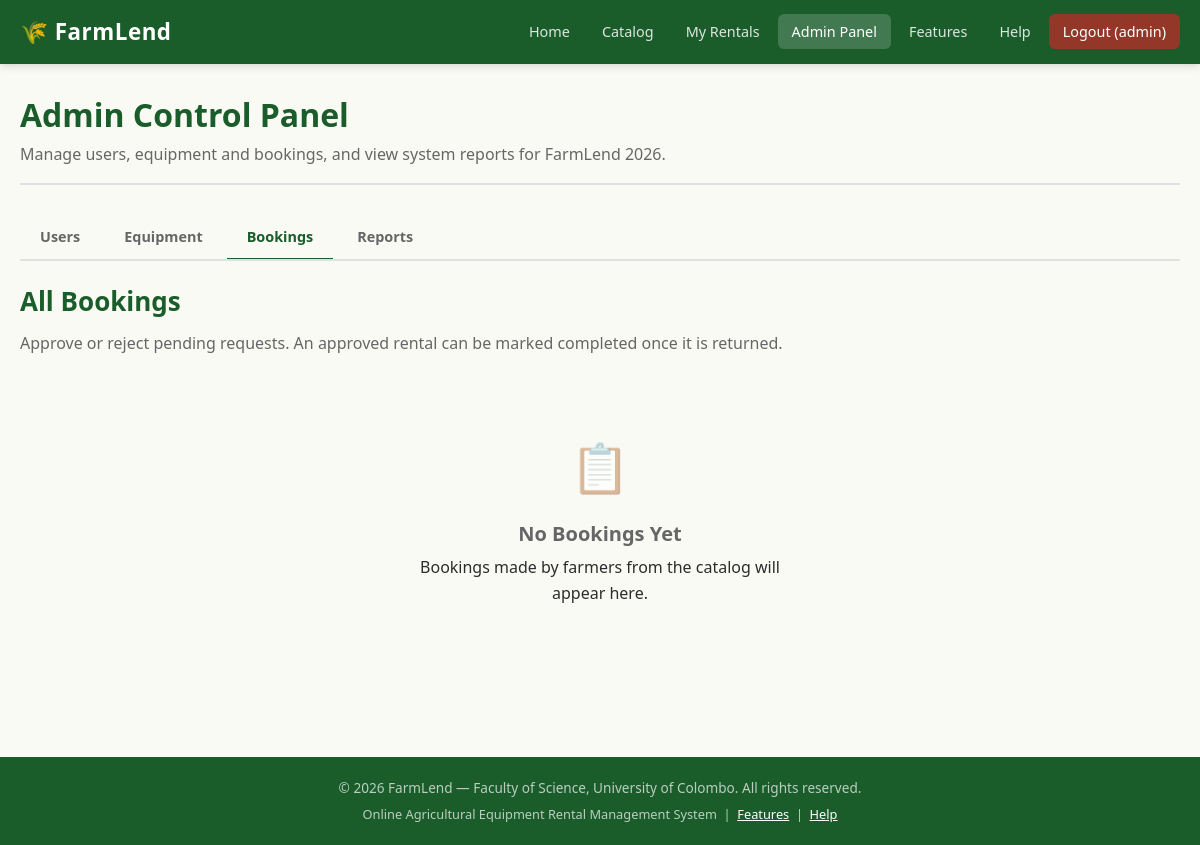
/admin.php?tab=bookings (signed in), run on an earlier commit of the app's database.
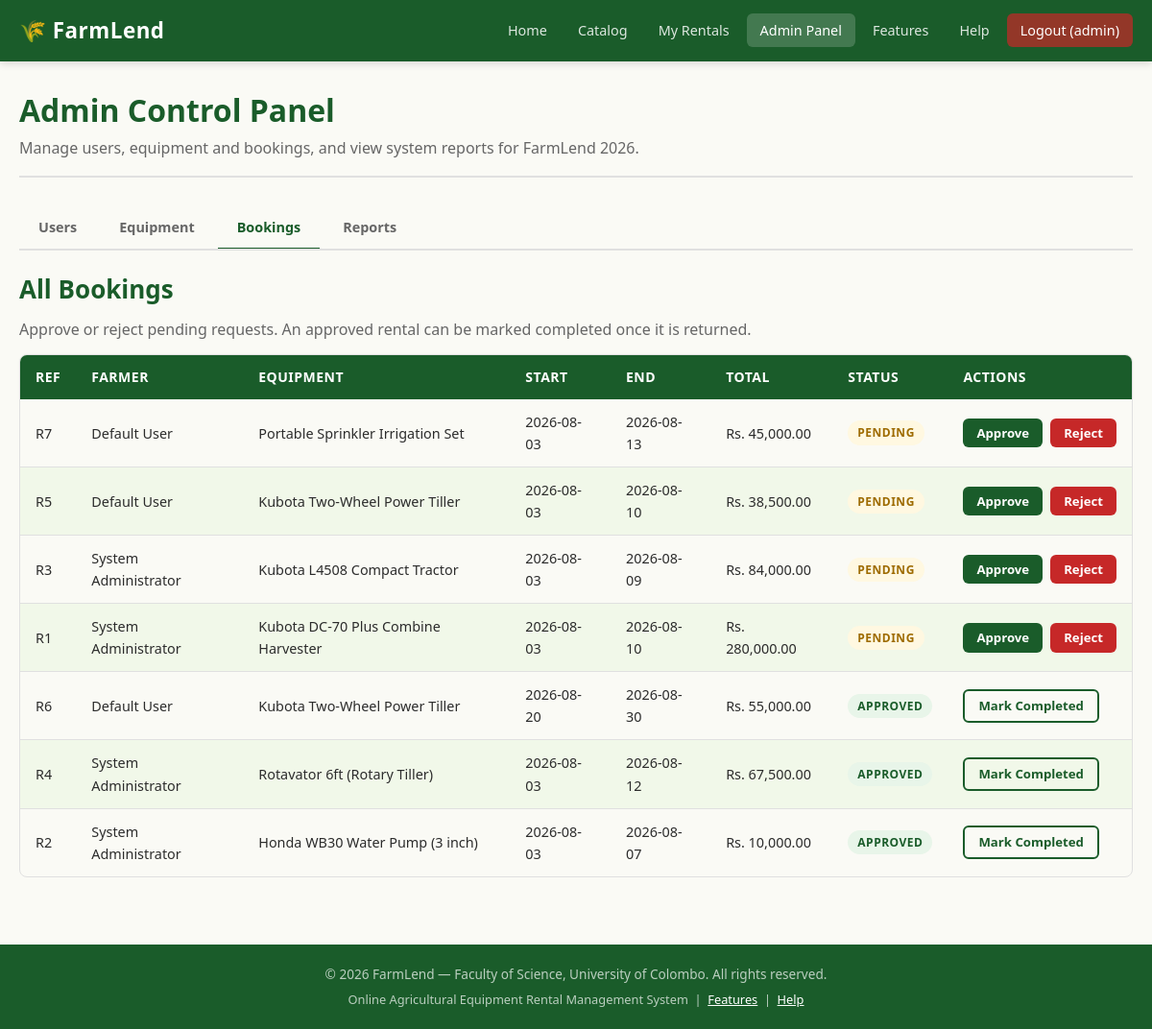
And on a later commit of the database.
### tables this page shows
CREATE TABLE `bookings` (
  `id` int(11) NOT NULL,
  `user_id` int(11) NOT NULL,
  `equipment_id` int(11) NOT NULL,
  `start_date` date NOT NULL,
  `end_date` date NOT NULL,
  `total_cost` decimal(10,2) NOT NULL,
  `booking_status` enum('pending','approved','completed','cancelled') DEFAULT 'pending',
  `created_at` timestamp NOT NULL DEFAULT current_timestamp()
);

CREATE TABLE `users` (
  `id` int(11) NOT NULL,
  `username` varchar(50) NOT NULL,
  `full_name` varchar(100) NOT NULL,
  `email` varchar(100) NOT NULL,
  `password_hash` varchar(255) NOT NULL,
  `role` enum('admin','farmer','owner') DEFAULT 'farmer',
  `created_at` timestamp NOT NULL DEFAULT current_timestamp()
);

CREATE TABLE `equipment` (
  `id` int(11) NOT NULL,
  `owner_id` int(11) NOT NULL,
  `category_id` int(11) DEFAULT NULL,
  `name` varchar(150) NOT NULL,
  `description` text NOT NULL,
  `daily_rate` decimal(10,2) NOT NULL,
  `status` enum('available','rented','maintenance') DEFAULT 'available',
  `image_url` varchar(255) DEFAULT '',
  `created_at` timestamp NOT NULL DEFAULT current_timestamp()
);

### admin.php (the view, shortened to what the changed rows need)
<?php
require_once 'db_connect.php';
$admin_id = (int)$_SESSION['user_id'];
function booking_status_badge(string $status) {
    $map = [
        'pending'   => ['badge-pending',   'Pending'],
        'approved'  => ['badge-approved',  'Approved'],
        'completed' => ['badge-completed', 'Completed'],
        'cancelled' => ['badge-cancelled', 'Cancelled'],
    ];
    if (isset($map[$status])) {
        return '<span class="badge ' . $map[$status][0] . '">' . $map[$status][1] . '</span>';
    }
    return '<span class="badge">' . htmlspecialchars(ucfirst($status)) . '</span>';
}
$allowed_tabs = ['users', 'equipment', 'bookings', 'reports'];
$tab = (isset($_GET['tab']) && in_array($_GET['tab'], $allowed_tabs, true)) ? $_GET['tab'] : 'users';
$edit_id        = isset($_GET['edit']) ? (int)$_GET['edit'] : 0;
$edit_user      = null;
$users_result     = null;
$bookings_result  = null;
if ($tab === 'users') {
    if ($edit_id > 0) {
        $stmt = $conn->prepare("SELECT id, username, full_name, email, role FROM users WHERE id = ?");
        $stmt->bind_param("i", $edit_id);
        $stmt->execute();
        $edit_user = $stmt->get_result()->fetch_assoc();
    }
    $users_result = $conn->query(
        "SELECT id, username, full_name, email, role, created_at
         FROM users
         ORDER BY username ASC"
    );
} elseif ($tab === 'bookings') {
    $bookings_result = $conn->query(
        "SELECT b.id, b.start_date, b.end_date, b.total_cost, b.booking_status,
                u.full_name AS farmer_name, u.username AS farmer_username,
                e.name AS equipment_name
         FROM bookings b
         LEFT JOIN users u ON b.user_id = u.id
         LEFT JOIN equipment e ON b.equipment_id = e.id
         ORDER BY (b.booking_status = 'pending') DESC, b.created_at DESC"
    );
}
include 'header.php';
?>
<div class="page-header">
    <h1>Admin Control Panel</h1>
</div>
<?php if ($tab === 'users'): ?>
<!-- ============================================================
     USERS TAB
     ============================================================ -->
    <section class="section">
        <h2><?php echo $edit_user ? 'Edit User' : 'Add New User'; ?></h2>
        <div class="card card-static">
            <div class="card-body">
                <form method="POST" action="admin.php">
                    <input type="hidden" name="action" value="<?php echo $edit_user ? 'edit_user' : 'add_user'; ?>">
                    <?php if ($edit_user): ?>
                        <input type="hidden" name="user_id" value="<?php echo (int)$edit_user['id']; ?>">
                    <?php endif; ?>
                    <div class="form-row">
                        <div class="form-group">
                            <label for="u_username">Username</label>
                            <input type="text" class="form-control" id="u_username" name="username" required
                                   value="<?php echo $edit_user ? htmlspecialchars($edit_user['username']) : ''; ?>">
                        </div>
                        <div class="form-group">
                            <label for="u_full_name">Full Name</label>
                            <input type="text" class="form-control" id="u_full_name" name="full_name" required
                                   value="<?php echo $edit_user ? htmlspecialchars($edit_user['full_name']) : ''; ?>">
                        </div>
                    </div>
                    <div class="form-row">
                        <div class="form-group">
                            <label for="u_email">Email</label>
                            <input type="email" class="form-control" id="u_email" name="email" required
                                   value="<?php echo $edit_user ? htmlspecialchars($edit_user['email']) : ''; ?>">
                        </div>
                        <div class="form-group">
                            <label for="u_role">Role</label>
                            <select class="form-control" id="u_role" name="role" required>
                                <?php
                                $roles        = ['farmer' => 'Farmer (ordinary user)', 'owner' => 'Owner', 'admin' => 'Admin'];
                                $current_role = $edit_user ? $edit_user['role'] : 'farmer';
                                foreach ($roles as $value => $label) {
                                    $selected = ($current_role === $value) ? 'selected' : '';
                                    echo '<option value="' . $value . '" ' . $selected . '>' . $label . '</option>';
                                }
                                ?>
                            </select>
                        </div>
                    </div>
                    <div class="form-group">
                        <label for="u_password">
                            <?php echo $edit_user ? 'Reset Password (leave blank to keep the current one)' : 'Password'; ?>
                        </label>
                        <input type="password" class="form-control" id="u_password" name="password"
                               <?php echo $edit_user ? '' : 'required'; ?>
                               placeholder="<?php echo $edit_user ? 'Leave blank to keep the current password' : 'At least 6 characters'; ?>">
                        <p class="form-hint">Passwords are stored as bcrypt hashes, never as plain text.</p>
                    </div>
                    <div class="flex gap-12">
                        <button type="submit" class="btn btn-primary"><?php echo $edit_user ? 'Save Changes' : 'Add User'; ?></button>
                        <?php if ($edit_user): ?>
                            <a href="admin.php?tab=users" class="btn btn-secondary">Cancel</a>
                        <?php endif; ?>
                    </div>
                </form>
            </div>
        </div>
    </section>
    <section class="section">
        <h2>All Users</h2>
        <?php if ($users_result->num_rows === 0): ?>
            <div class="empty-state">
                <div class="empty-state-icon">&#x1F465;</div>
                <h3>No Users Yet</h3>
                <p>Add the first account using the form above.</p>
            </div>
        <?php else: ?>
            <div class="table-wrapper">
                <table class="data-table">
                    <thead>
                        <tr>
                            <th>Username</th>
                            <th>Full Name</th>
                            <th>Email</th>
                            <th>Role</th>
                            <th>Joined</th>
                            <th>Actions</th>
                        </tr>
                    </thead>
                    <tbody>
                    <?php while ($u = $users_result->fetch_assoc()): ?>
                        <tr>
                            <td><?php echo htmlspecialchars($u['username']); ?></td>
                            <td><?php echo htmlspecialchars($u['full_name']); ?></td>
                            <td><?php echo htmlspecialchars($u['email']); ?></td>
                            <td><?php echo role_badge($u['role']); ?></td>
                            <td><?php echo htmlspecialchars(date('Y-m-d', strtotime($u['created_at']))); ?></td>
                            <td>
                                <div class="flex gap-8">
                                    <a href="admin.php?tab=users&edit=<?php echo (int)$u['id']; ?>"
                                       class="btn btn-secondary btn-sm">Edit</a>
                                    <?php if ((int)$u['id'] !== $admin_id): ?>
                                        <form method="POST" action="admin.php"
                                              onsubmit="return confirm('Delete this user? This also removes their equipment and bookings.');">
                                            <input type="hidden" name="action" value="delete_user">
                                            <input type="hidden" name="user_id" value="<?php echo (int)$u['id']; ?>">
                                            <button type="submit" class="btn btn-danger btn-sm">Delete</button>
                                        </form>
                                    <?php else: ?>
                                        <span class="text-muted text-small">You</span>
                                    <?php endif; ?>
                                </div>
                            </td>
                        </tr>
                    <?php endwhile; ?>
                    </tbody>
                </table>
            </div>
        <?php endif; ?>
    </section>
<?php elseif ($tab === 'bookings'): ?>
    <section class="section">
        <h2>All Bookings</h2>
        <?php if ($bookings_result->num_rows === 0): ?>
            <div class="empty-state">
                <div class="empty-state-icon">&#x1F4CB;</div>
                <h3>No Bookings Yet</h3>
                <p>Bookings made by farmers from the catalog will appear here.</p>
            </div>
        <?php else: ?>
            <div class="table-wrapper">
                <table class="data-table">
                    <thead>
                        <tr>
                            <th>Ref</th>
                            <th>Farmer</th>
                            <th>Equipment</th>
                            <th>Start</th>
                            <th>End</th>
                            <th>Total</th>
                            <th>Status</th>
                            <th>Actions</th>
                        </tr>
                    </thead>
                    <tbody>
                    <?php while ($b = $bookings_result->fetch_assoc()): ?>
                        <tr>
                            <td>R<?php echo (int)$b['id']; ?></td>
                            <td><?php echo htmlspecialchars($b['farmer_name'] ?? 'Unknown user'); ?></td>
                            <td><?php echo htmlspecialchars($b['equipment_name'] ?? 'Removed equipment'); ?></td>
                            <td><?php echo htmlspecialchars($b['start_date']); ?></td>
                            <td><?php echo htmlspecialchars($b['end_date']); ?></td>
                            <td>Rs. <?php echo number_format($b['total_cost'], 2); ?></td>
                            <td><?php echo booking_status_badge($b['booking_status']); ?></td>
                            <td>
                                <?php if ($b['booking_status'] === 'pending'): ?>
                                    <div class="flex gap-8">
                                        <form method="POST" action="admin.php">
                                            <button type="submit" class="btn btn-primary btn-sm">Approve</button>
                                        </form>
                                        <form method="POST" action="admin.php"
                                              onsubmit="return confirm('Reject this booking?');">
                                            <button type="submit" class="btn btn-danger btn-sm">Reject</button>
                                        </form>
                                    </div>
                                <?php elseif ($b['booking_status'] === 'approved'): ?>
                                    <form method="POST" action="admin.php"
                                          onsubmit="return confirm('Mark this booking as completed?');">
                                        <button type="submit" class="btn btn-secondary btn-sm">Mark Completed</button>
                                    </form>
                                <?php else: ?>
                                    <span class="text-muted">-</span>
                                <?php endif; ?>
                            </td>
                        </tr>
                    <?php endwhile; ?>
                    </tbody>
                </table>
            </div>
        <?php endif; ?>
    </section>
<?php endif; ?>
<?php
include 'footer.php';
?>

What changed in the data, as far as the page shows it:
added bookings: id "7", user.full_name "Default User", equipment.name "Portable Sprinkler Irrigation Set", start_date "2026-08-03", end_date "2026-08-13", total_cost "45,000.00", booking_status "PENDING"
added bookings: id "5", user.full_name "Default User", equipment.name "Kubota Two-Wheel Power Tiller", start_date "2026-08-03", end_date "2026-08-10", total_cost "38,500.00", booking_status "PENDING"
added bookings: id "3", user.full_name "System Administrator", equipment.name "Kubota L4508 Compact Tractor", start_date "2026-08-03", end_date "2026-08-09", total_cost "84,000.00", booking_status "PENDING"
added bookings: id "1", user.full_name "System Administrator", equipment.name "Kubota DC-70 Plus Combine Harvester", start_date "2026-08-03", end_date "2026-08-10", total_cost "280,000.00", booking_status "PENDING"
added bookings: id "6", user.full_name "Default User", equipment.name "Kubota Two-Wheel Power Tiller", start_date "2026-08-20", end_date "2026-08-30", total_cost "55,000.00", booking_status "APPROVED"
added bookings: id "4", user.full_name "System Administrator", equipment.name "Rotavator 6ft (Rotary Tiller)", start_date "2026-08-03", end_date "2026-08-12", total_cost "67,500.00", booking_status "APPROVED"
added bookings: id "2", user.full_name "System Administrator", equipment.name "Honda WB30 Water Pump (3 inch)", start_date "2026-08-03", end_date "2026-08-07", total_cost "10,000.00", booking_status "APPROVED"
Also different on the page:
text no longer shown: "📋 No Bookings Yet Bookings made by farmers from the catalog will appear here."
text now shown: "REF FARMER EQUIPMENT START END TOTAL STATUS ACTIONS"
